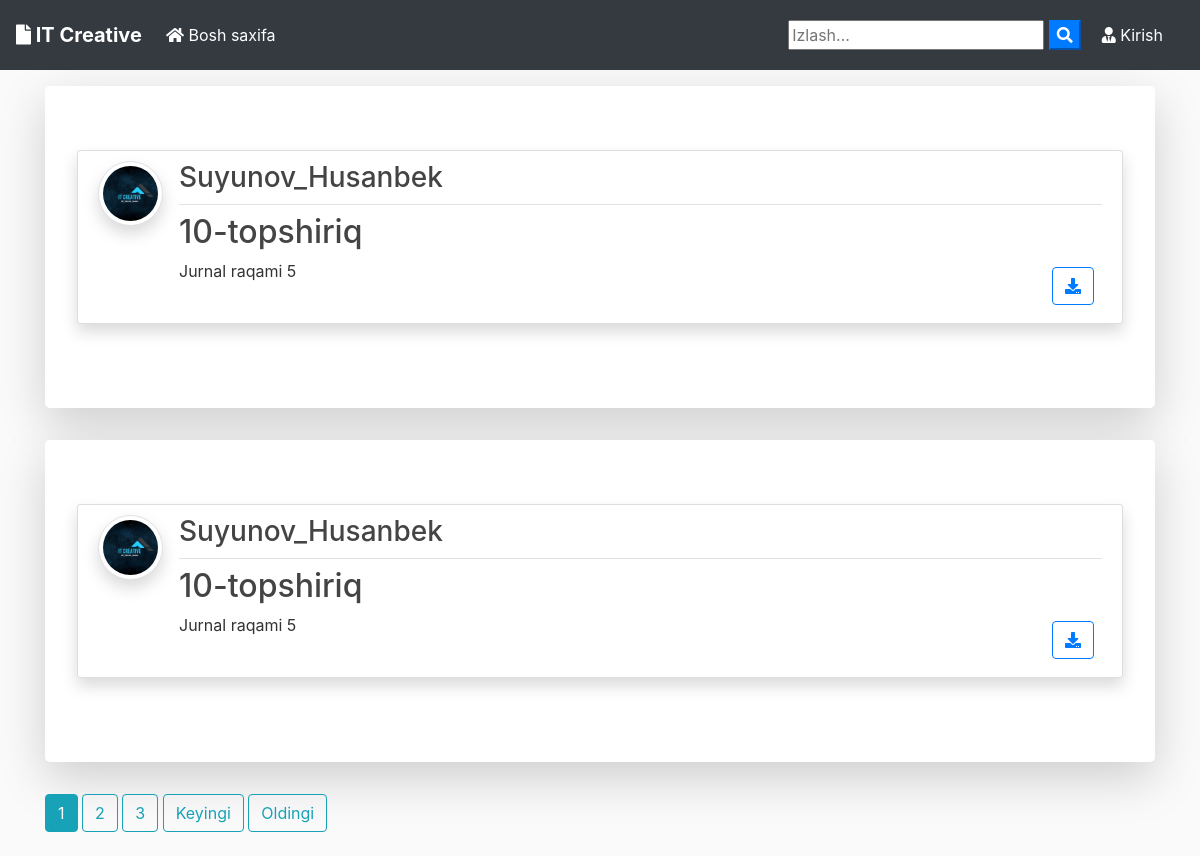
The page /blog-home on the database as committed earlier.
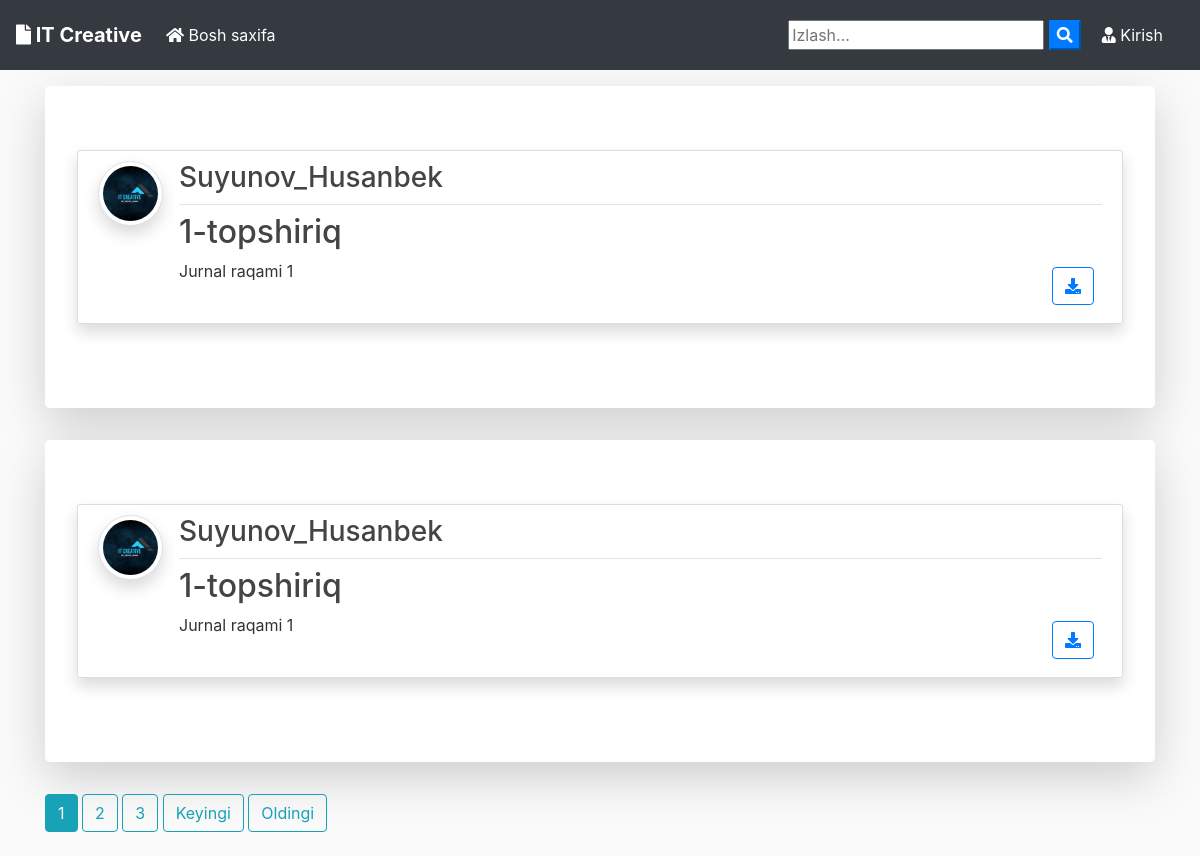
The same page on the database as committed later.
### blog/models.py (models this page shows, shortened)
class Post(models.Model):
	title = models.CharField(max_length=100)
	file = models.FileField(null=True,blank=True,upload_to='File nomi')
	content = models.TextField()
	date_posted = models.DateTimeField(default=timezone.now)
	author = models.ForeignKey(User, on_delete=models.CASCADE)

### users/models.py (models this page shows, shortened)
class Profile(models.Model):
    user = models.OneToOneField(User, on_delete=models.CASCADE)
    image = models.ImageField(default='default.jpg', upload_to='profile_pics')

### blog/views.py (the view)
# urls.py: path('blog-home', PostListView.as_view(), name='blog-home'),
class PostListView(ListView):
    model = Post
    template_name = 'blog/home.html'  # <app>/<model>_<viewtype>.html
    context_object_name = 'posts'
    ordering = ['-date_posted']
    paginate_by = 2

### blog/templates/blog/home.html (shortened to what this page needs)
{% extends "blog/base.html" %}
{% block content %}
    {% for post in posts %}
      <div class="jumbotron mt-3 bg-white shadow-lg">
      <article class="media content-section shadow">
        <a href="{{ post.author.profile.image.url }} " target="_blank"> <img src="{{ post.author.profile.image.url }}  " alt="" class="article-img rounded-circle img-thumbnail img-fluid shadow">
        </a>
        <div class="media-body">
          <div class="article-metadata d-flex justify-content-between">
            <a class="mr-2 " href="{% url 'user-posts' post.author.username  %}"><h3>{{ post.author }}</h3></a>
          </div>
          <h2><a class="article-title text-justify " href="{% url 'post-detail' post.id %}">{{ post.title }}</a></h2>
          <div class="d-flex justify-content-between">
            <p class="article-content text-justify text-truncate overflow-hidden">{{ post.content }}</p>
            {% if post.file %}
          <div class="form-group mt-0 pt-0  m-2">
            <a class="btn btn-outline-primary  btn-d "  href="{{ post.file.url }}"  download type="submit"><i class="fas fa-download"></i></a>
          </div>
          {% endif %}
          </div>
        </div>
      </article>
      </div>
    {% endfor %}
    {% if is_paginated %}
      {% for num in page_obj.paginator.page_range %}
        {% if page_obj.number == num %}
          <a class="btn btn-info mb-4" href="?page={{ num }}">{{ num }}</a>
        {% elif num > page_obj.number|add:'-3' and num < page_obj.number|add:'3' %}
          <a class="btn btn-outline-info mb-4" href="?page={{ num }}">{{ num }}</a>
        {% endif %}
      {% endfor %}
      {% if page_obj.has_next %}
        <a class="btn btn-outline-info mb-4" href="?page={{ page_obj.next_page_number }}">Keyingi</a>
        <a class="btn btn-outline-info mb-4" href="?page={{ page_obj.paginator.num_pages }}">Oldingi</a>
      {% endif %}
    {% endif %}
{% endblock content %}

### blog/templates/blog/base.html (shortened to what this page needs)
{% load static %}
<!doctype html>
<html lang="en">
  <head>
    <link rel="stylesheet" href="https://stackpath.bootstrapcdn.com/bootstrap/4.3.1/css/bootstrap.min.css">
    <link rel="stylesheet" href="https://use.fontawesome.com/releases/v5.8.1/css/all.css" >
    <link rel="stylesheet" href="{% static 'blog/main.css' %}">
</head>
  <body>
        <nav class="navbar navbar-expand-lg navbar-dark bg-dark">
                <a class="navbar-brand font-weight-bold" href="{% url 'blog-home' %}"><i class="fas fa-file"></i> IT Creative</a>
                <div class="collapse navbar-collapse" id="navbarSupportedContent">
                  <ul class="navbar-nav mr-auto">
                    <li class="nav-item active">
                      <a class="nav-link" href="{% url 'blog-home' %}"><i class="fas fa-home"></i> Bosh saxifa <span class="sr-only">(current)</span></a>
                    </li>
                  </ul>
                  <form id="searchform" action="{% url 'search' %}" method="get">
                    <input type="text" name="q" type="text" value="{{ request.GET.q }}" placeholder="Izlash..." />
                    <button type="button" onclick="searchform.submit()" class=" text-white my-color btn-primary"><i class="fa fa-search"></i></button>
                </form>
                    {% if user.is_authenticated %}
                    <a href="{% url 'user-posts' user %}" class="btn text-white m-2"><i class="fas fa-user-shield"></i> Topshiriqlar</a>
                    <a href="{% url 'post-create' %} " class="btn text-white m-2"><i class="fas fa-user-edit"></i> Topshiriq joylash</a>
                    <a href="{% url 'profile' %} " class="btn text-white m-2"><i class="fas fa-user"></i> {{ user.username }}</a>
                    <a href="{% url 'logout' %} " class="btn text-white m-2"><i class="fas fa-sign-out-alt"></i> Chiqish</a>
                    {% else %}
                    <a href="{% url 'login' %} " class="btn text-white m-2"><i class="fas fa-user-tie"></i> Kirish</a>
                    {% endif %}
                </div>
              </nav>
      <div class="container my-bg">
    {% block content %}
    {% endblock  %}
</div>
  </body>
</html>

### blog/static/blog/main.css (style rules this page uses)
body { background: #fafafa; color: #333333; margin-top: 0; }
h1, h2, h3, h4, h5, h6 { color: #444444; }
ul { margin: 0; }
.content-section { background: #ffffff; padding: 10px 20px; border: 1px solid #dddddd; border-radius: 3px; margin-bottom: 20px; }
.article-title { color: #444444; }
.article-content { white-space: pre-line; }
.article-img { height: 65px; width: 65px; margin-right: 16px; }
.article-metadata { padding-bottom: 1px; margin-bottom: 4px; border-bottom: 1px solid #e3e3e3 }

Rows that differ between the two databases and show on the page:
removed Post: author.profile.image (picture), author "Suyunov_Husanbek", title "10-topshiriq", content "Jurnal raqami 5"
no longer on this page (row unchanged): Post: author.profile.image (picture), author "Suyunov_Husanbek", title "10-topshiriq", content "Jurnal raqami 5"
added Post: author.profile.image (picture), author "Suyunov_Husanbek", title "1-topshiriq", content "Jurnal raqami 1"
added Post: author.profile.image (picture), author "Suyunov_Husanbek", title "1-topshiriq", content "Jurnal raqami 1"
